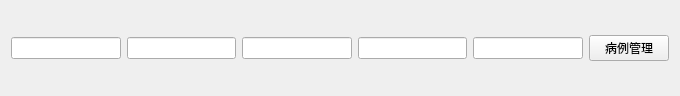
<?xml version="1.0" encoding="UTF-8"?>
<ui version="4.0">
 <class>appoTuple</class>
 <widget class="QWidget" name="appoTuple">
  <property name="geometry">
   <rect>
    <x>0</x>
    <y>0</y>
    <width>680</width>
    <height>96</height>
   </rect>
  </property>
  <property name="windowTitle">
   <string>MedicalIntelligence (Doctor Client)</string>
  </property>
  <layout class="QHBoxLayout" name="horizontalLayout">
   <item>
    <widget class="QLineEdit" name="patientName"/>
   </item>
   <item>
    <widget class="QLineEdit" name="patientIdCard"/>
   </item>
   <item>
    <widget class="QLineEdit" name="date"/>
   </item>
   <item>
    <widget class="QLineEdit" name="timeSlot"/>
   </item>
   <item>
    <widget class="QLineEdit" name="status"/>
   </item>
   <item>
    <widget class="QPushButton" name="pushButton_2">
     <property name="text">
      <string>病例管理</string>
     </property>
    </widget>
   </item>
  </layout>
 </widget>
 <resources/>
 <connections/>
</ui>
